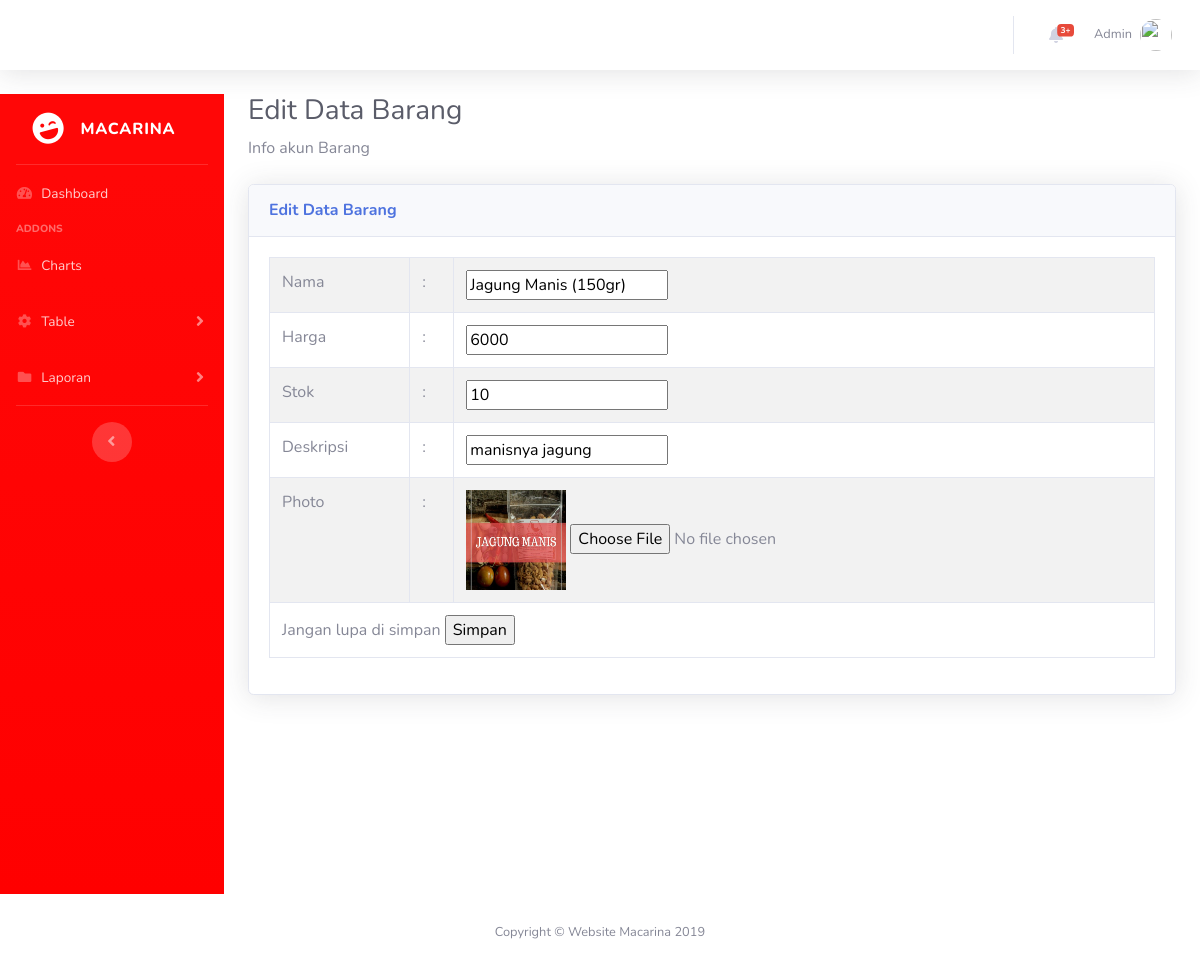
/admin/barang/detBarang.php?txt_idbrg=1, run on an earlier commit of the app's database.
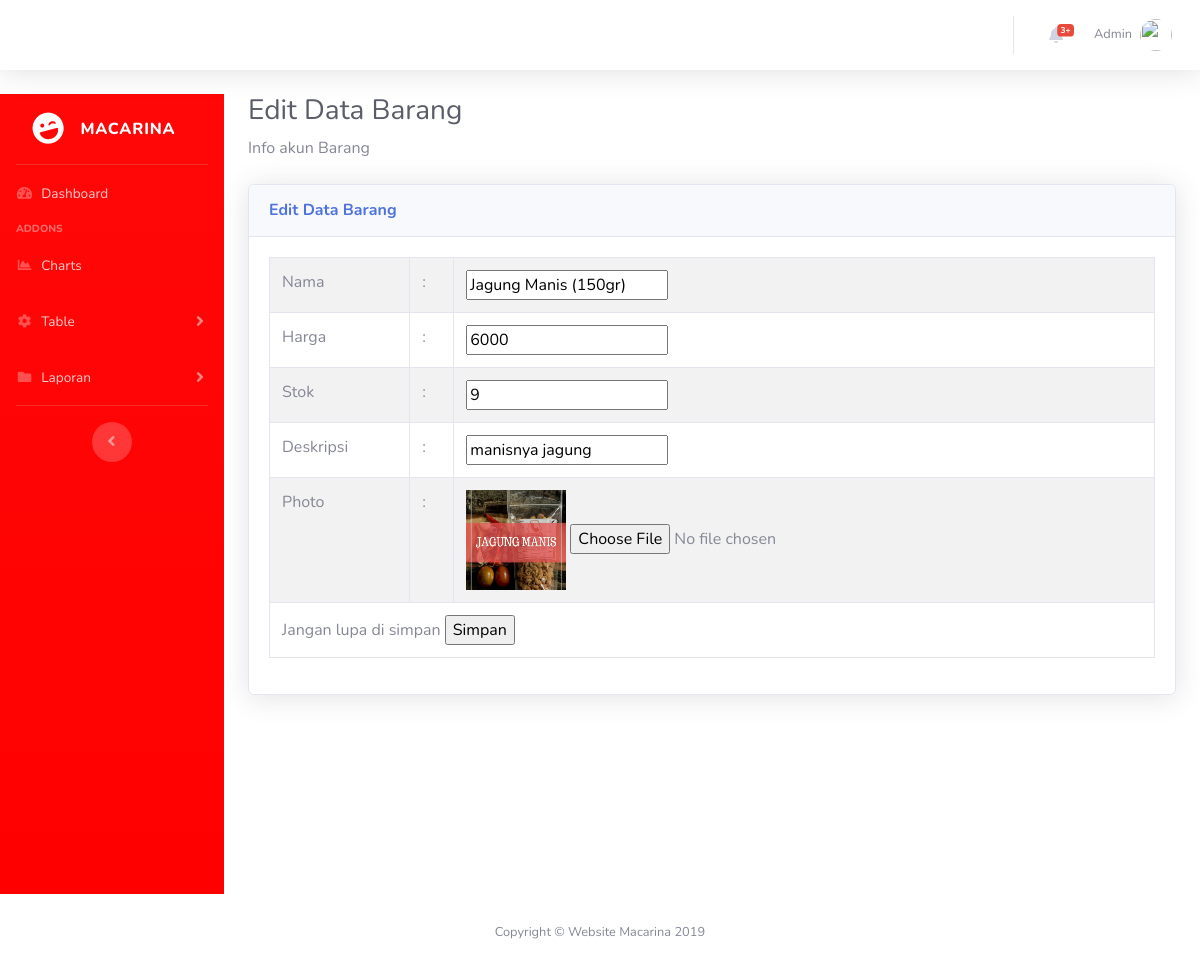
And on a later commit of the database.
### tables this page shows
CREATE TABLE `barang` (
  `kd_barang` int(11) NOT NULL,
  `nama_barang` varchar(50) NOT NULL,
  `harga` int(11) NOT NULL,
  `stok` int(11) NOT NULL,
  `gambar_brg` varchar(25) NOT NULL,
  `deskripsi` varchar(20) NOT NULL
);

### admin/barang/detBarang.php (the view, shortened to what this page needs)
<!DOCTYPE html>
<html lang="en">
<head>
  <link href="../vendor/fontawesome-free/css/all.min.css" rel="stylesheet" type="text/css">
  <link href="../css/sb-admin-2.min.css" rel="stylesheet">
  <link href="../vendor/datatables/dataTables.bootstrap4.min.css" rel="stylesheet">
</head>
<?php
include_once "../topNavbar.php";
?>
  <div id="wrapper">
<?php
include_once "../config/side.php";
?>
        <div class="container-fluid">
          <h1 class="h3 mb-2 text-gray-800">Edit Data Barang</h1>
          <p class="mb-4">Info akun Barang</p>
          <div class="card shadow mb-4">
            <div class="card-header py-3">
              <h6 class="m-0 font-weight-bold text-primary">Edit Data Barang</h6>
            </div>
            <div class="card-body">
            <?php
            include "../config/config.php";
            $id = $_GET['txt_idbrg'];
            $query_mysql = mysqli_query($koneksi,"SELECT barang.* , barang.kd_barang
            FROM barang
              WHERE barang.kd_barang = $id");
            while($data = mysqli_fetch_array($query_mysql)){
          ?>
            <form method ="POST" action="editBarang.php" enctype="multipart/form-data">
                <table border="1" class="table table-striped table-bordered table-hover">
                    <tr>
                        <td>Nama</td>
                        <td>:</td>
                        <td><input type="text" name="txt_nama_brg" value="<?php echo $data['nama_barang'] ?>"></td>
                    </tr>
                    <tr>
                        <td>Harga</td>
                        <td>:</td>
                        <td><input type="number" name="txt_harga" value="<?php echo $data['harga'] ?>" ></td>
                    </tr>
                    <tr>
                        <td>Stok </td>
                        <td>:</td>
                        <td><input type="number" name="txt_stok" value="<?php echo $data['stok'] ?>"> </td>
                    </tr>
                    <tr>
                        <td>Deskripsi </td>
                        <td>:</td>
                        <td><input type="textarea" name="txt_desc" value="<?php echo $data['deskripsi'] ?>"> </td>
                    </tr>
                    <tr>
                        <td>Photo </td>
                        <td>:</td>
                        <td><?php echo "<img src='../img/barang/".$data['gambar_brg']."' width='100px' height='100px'/>" ?>
                        <input type="file" name="gambar" />
                       </td>
                    </tr>
                    <tr>
                        <td colspan="3">Jangan lupa di simpan <input type="submit" name="btn_simpan" value="Simpan"></td>
                    </tr>
                </table>
            </form>
            <?php } ?>
            </div>
          </div>
        </div>
      </div>
      <?php
      include_once "../footer.php";
      ?>
    </div>
  </div>
</body>
</html>

What changed in the data, as far as the page shows it:
changed barang "Jagung Manis (150gr)": txt_stok "10" → "9"
